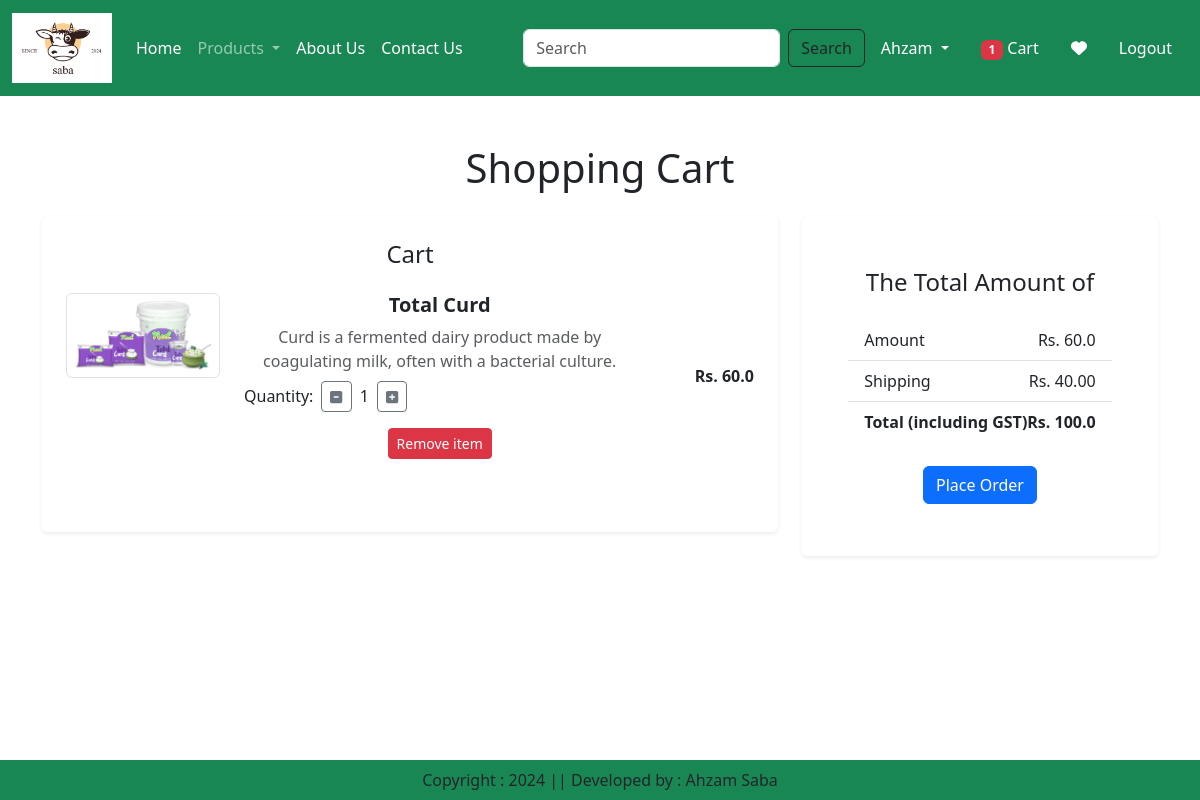
The page /cart/ (signed in) on the database as committed earlier.
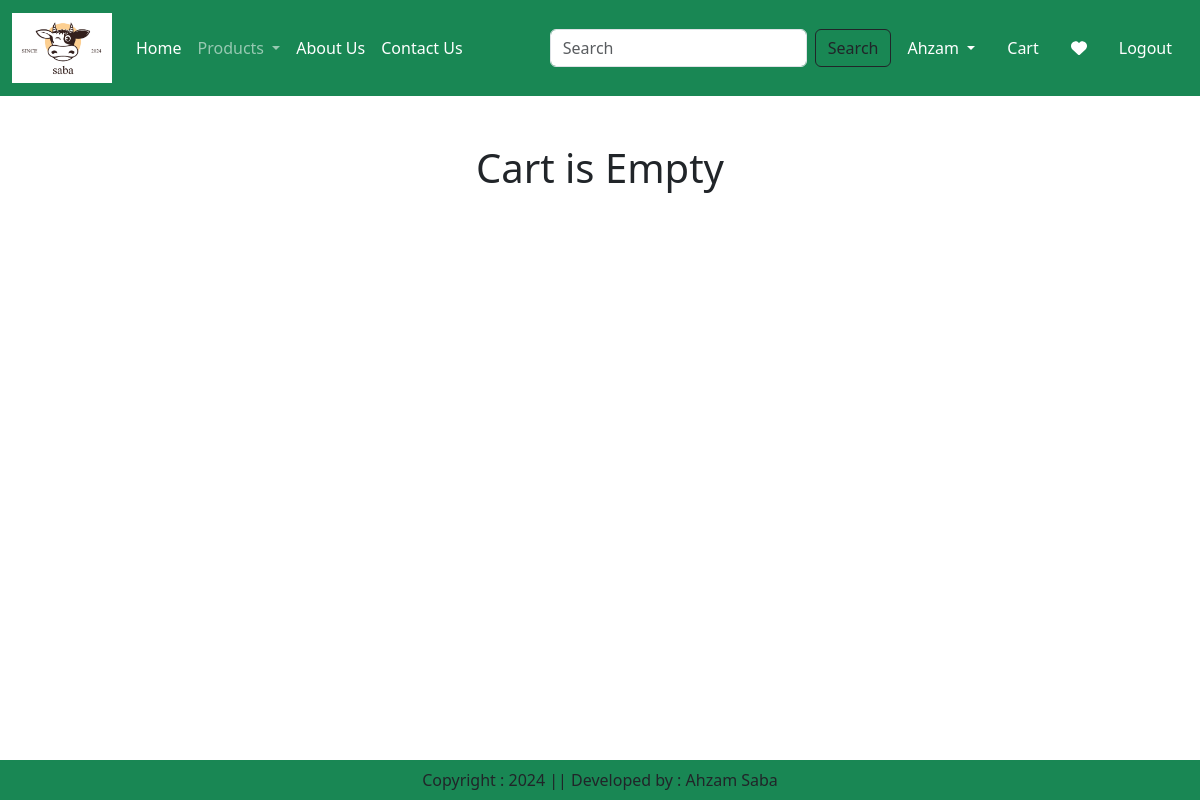
The same page on the database as committed later.
### app/models.py (models this page shows, shortened)
class Cart(models.Model):
    user = models.ForeignKey(User,on_delete=models.CASCADE)
    product = models.ForeignKey(Product,on_delete=models.CASCADE)
    quantity = models.PositiveIntegerField(default=1)

class Product(models.Model):
    title = models.CharField(max_length=100)
    selling_price = models.FloatField()
    discounted_price = models.FloatField()
    description = models.TextField()
    composition = models.TextField(default='')
    prodapp = models.TextField(default='')
    category = models.CharField(choices=CATEGORY_CHOICES, max_length=2)
    product_image = models.ImageField(upload_to='product')

### app/views.py (the view)
# urls.py: path('cart/',show_cart, name="showcart"),
@login_required
def show_cart(request):
    user = request.user
    cart = Cart.objects.filter(user=user)
    amount = 0
    for p in cart:
        value=p.quantity * p.product.discounted_price
        amount = amount +value
    totalamount = amount + 40
    totalitem = 0
    wishitem = 0
    if request.user.is_authenticated:
        totalitem = len(Cart.objects.filter(user=request.user))
        wishitem = len(Wishlist.objects.filter(user=request.user))
    return render(request,'app/addtocart.html',locals())

### app/templates/app/addtocart.html (shortened to what this page needs)
{% extends "app/base.html" %}
{% load static %}
{% block main-content %}
<div class="container my-5">
    <div class="row">
        {% if cart %}
        <h1 class="text-center mb-4">Shopping Cart</h1>
        <div class="col-lg-8 mb-4">
            <div class="card p-4 shadow-sm">
                <h4 class="mb-4">Cart</h4>
                {% for item in cart %}
                <div class="row mb-3">
                    <div class="col-sm-3 text-center">
                        <a href="{% url 'product-detail' item.product.id %}">
                            <img src="{{ item.product.product_image.url }}" alt="{{ item.product.title }}" class="img-fluid img-thumbnail">
                        </a>
                    </div>
                    <div class="col-sm-7">
                        <h5 class="fw-bold">{{ item.product.title }}</h5>
                        <p class="mb-2 text-muted">{{ item.product.description }}</p>
                        <div class="d-flex align-items-center mb-3">
                            <label for="quantity" class="me-2">Quantity:</label>
                            <a class="minus-cart btn btn-outline-secondary btn-sm me-2" pid="{{ item.product.id }}">
                                <i class="fas fa-minus-square"></i>
                            </a>
                            <span id="quantity">{{ item.quantity }}</span>
                            <a class="plus-cart btn btn-outline-secondary btn-sm ms-2" pid="{{ item.product.id }}">
                                <i class="fas fa-plus-square"></i>
                            </a>
                        </div>
                        <a href="#" class="remove-cart btn btn-sm btn-danger" pid="{{ item.product.id }}">Remove item</a>
                    </div>
                    <div class="col-sm-2 text-end align-self-center">
                        <p class="mb-0 fw-bold">Rs. {{ item.product.discounted_price }}</p>
                    </div>
                </div>
                {% endfor %}
            </div>
        </div>
        <div class="col-lg-4">
            <div class="card p-4 shadow-sm">
                <h4 class="mb-4">The Total Amount of</h4>
                <ul class="list-group list-group-flush">
                    <li class="list-group-item d-flex justify-content-between align-items-center">
                        Amount
                        <span id="amount">Rs. {{ amount }}</span>
                    </li>
                    <li class="list-group-item d-flex justify-content-between align-items-center">
                        Shipping
                        <span>Rs. 40.00</span>
                    </li>
                    <li class="list-group-item d-flex justify-content-between align-items-center">
                        <strong>Total (including GST)</strong>
                        <span id="totalamount"><strong>Rs. {{ totalamount }}</strong></span>
                    </li>
                </ul>
                <div class="d-grid mt-4">
                    <a href="{% url 'checkout' %}" class="btn btn-primary btn-block">Place Order</a>
                </div>
            </div>
        </div>
        {% else %}
        <h1 class="text-center mb-5">Cart is Empty</h1>
        {% endif %}
    </div>
</div>
{% endblock main-content %}

### app/templates/app/base.html (shortened to what this page needs)
<!DOCTYPE html>
{% load static %}
<html lang="en">
<head>
    <link href="https://cdn.jsdelivr.net/npm/bootstrap@5.3.3/dist/css/bootstrap.min.css" rel="stylesheet">
    <link rel="stylesheet" href="{% static 'app/css/owl.carousel.min.css' %}">
    <link rel="stylesheet" href="{% static 'app/css/all.min.css' %}">
    <link rel="stylesheet" href="{% static 'app/css/style.css' %}">
</head>
<body>
    <nav class="navbar navbar-expand-lg navbar-dark bg-success">
        <div class="container-fluid">
          <a class="navbar-brand" href="{% url "home" %}">
            <img src="{% static "app/images/saba.png" %}" width="100" height="70">
          </a>
          <div class="collapse navbar-collapse" id="navbarSupportedContent">
            <ul class="navbar-nav me-auto mb-2 mb-lg-0">
              <li class="nav-item">
                <a class="nav-link active" aria-current="page" href="{% url "home" %}">Home</a>
              </li>
              <li class="nav-item dropdown">
                <a class="nav-link dropdown-toggle" href="#" role="button" data-bs-toggle="dropdown" aria-expanded="false">
                  Products
                </a>
              </li>
              <li class="nav-item">
                <a class="nav-link text-white" href="{% url "about" %}">About Us</a>
              </li>
              <li class="nav-item">
                <a class="nav-link text-white" href="{% url "contact" %}">Contact Us</a>
              </li>
            </ul>
            <form class="d-flex" role="search" action="/search">
              <input class="form-control me-2" type="search" placeholder="Search" name="search" aria-label="Search">
              <button class="btn btn-outline-dark" type="submit">Search</button>
            </form>
          </div>
          <ul class="navbar-nav me-auto mb-2 mb-lg-0">
            <li class="nav-item dropdown mx-2">
                <a class="nav-link dropdown-toggle text-white" href="#" id="profileDropdown" role="button" data-bs-toggle="dropdown" aria-expanded="false">
                  {% if request.user.is_authenticated %}
                    {{request.user.username|capfirst}}
                  {% else %}
                    Guest
                  {% endif %}
                </a>
                {% if request.user.is_authenticated %}
            </li>
            <li class="nav-item mx-2">
              <a href="{% url "showcart" %}" class="nav-link text-white">
                  {% if request.user.is_authenticated %}
                      {% if totalitem > 0 %}
                          <span class="badge bg-danger">{{ totalitem }}</span>
                      {% endif %}
                  {% endif %}
                  Cart
              </a>
          </li>
          <li class="nav-item mx-2">
              <a href="{% url "wishlist" %}" class="nav-link text-white">
                  <i class="fa fa-heart"></i>
              </a>
          </li>
            {% endif %}
            {% if request.user.is_authenticated %}
              <li class="nav-item mx-2">
                <form action="{% url 'logout' %}" method="post">
                    <button type="submit" class="nav-link text-white">Logout</button>
                </form>
              </li>
            {% endif %}
          </ul>
        </div>
      </nav>
    {% block main-content %}{% endblock main-content %}
    <footer class="container-fluid fixed-bottom bg-success text-center p-2 mt-5">
        Copyright : 2024 || Developed by : Ahzam Saba
    </footer>
</body>
</html>

Rows that differ between the two databases and show on the page:
removed Cart: product.product_image (picture), product "Total Curd", product.description "Curd is a fermented dairy product made by coagulating milk, often with a bacterial culture.", quantity "1", product.discounted_price "60.0"
Other text that changed with them:
{{ totalitem }}: "1" → (not shown)
{{ amount }}: "60.0" → (not shown)
{{ totalamount }}: "100.0" → (not shown)
text no longer shown: "Shopping Cart Cart The Total Amount of Amount Rs. Shipping Rs. 40.00 Total (including GST) Rs. Place Order"
text now shown: "Cart is Empty"
